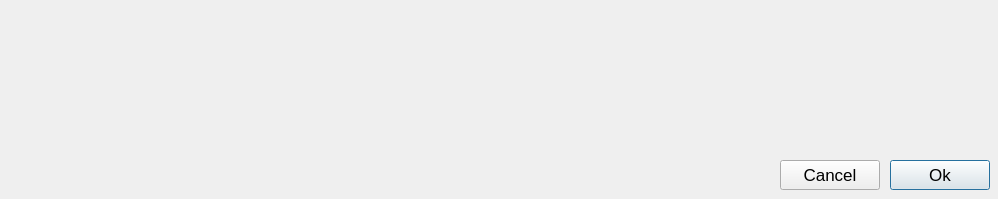
<?xml version="1.0" encoding="UTF-8"?>
<ui version="4.0">
 <class>PermSearchDialog</class>
 <widget class="QDialog" name="PermSearchDialog">
  <property name="windowModality">
   <enum>Qt::ApplicationModal</enum>
  </property>
  <property name="geometry">
   <rect>
    <x>0</x>
    <y>0</y>
    <width>998</width>
    <height>199</height>
   </rect>
  </property>
  <property name="font">
   <font>
    <pointsize>13</pointsize>
   </font>
  </property>
  <property name="windowTitle">
   <string>Search The Permanant Table</string>
  </property>
  <widget class="Q3ListBox" name="permListBox">
   <property name="geometry">
    <rect>
     <x>10</x>
     <y>10</y>
     <width>980</width>
     <height>140</height>
    </rect>
   </property>
   <property name="font">
    <font>
     <family>Bitstream Vera Sans Mono</family>
     <pointsize>13</pointsize>
    </font>
   </property>
  </widget>
  <widget class="QPushButton" name="okButton">
   <property name="geometry">
    <rect>
     <x>890</x>
     <y>160</y>
     <width>100</width>
     <height>30</height>
    </rect>
   </property>
   <property name="text">
    <string>Ok</string>
   </property>
  </widget>
  <widget class="QPushButton" name="cancelButton">
   <property name="geometry">
    <rect>
     <x>780</x>
     <y>160</y>
     <width>100</width>
     <height>30</height>
    </rect>
   </property>
   <property name="text">
    <string>Cancel</string>
   </property>
   <property name="autoDefault">
    <bool>false</bool>
   </property>
  </widget>
 </widget>
 <layoutdefault spacing="6" margin="11"/>
 <pixmapfunction>qPixmapFromMimeSource</pixmapfunction>
 <customwidgets>
  <customwidget>
   <class>Q3Frame</class>
   <extends>QFrame</extends>
   <header>Qt3Support/Q3Frame</header>
   <container>1</container>
  </customwidget>
  <customwidget>
   <class>Q3ListBox</class>
   <extends>Q3Frame</extends>
   <header>q3listbox.h</header>
  </customwidget>
 </customwidgets>
 <tabstops>
  <tabstop>permListBox</tabstop>
  <tabstop>cancelButton</tabstop>
  <tabstop>okButton</tabstop>
 </tabstops>
 <includes>
  <include location="local">dao/customerdao.h</include>
  <include location="local">dao/checkdao.h</include>
 </includes>
 <resources/>
 <connections/>
</ui>
